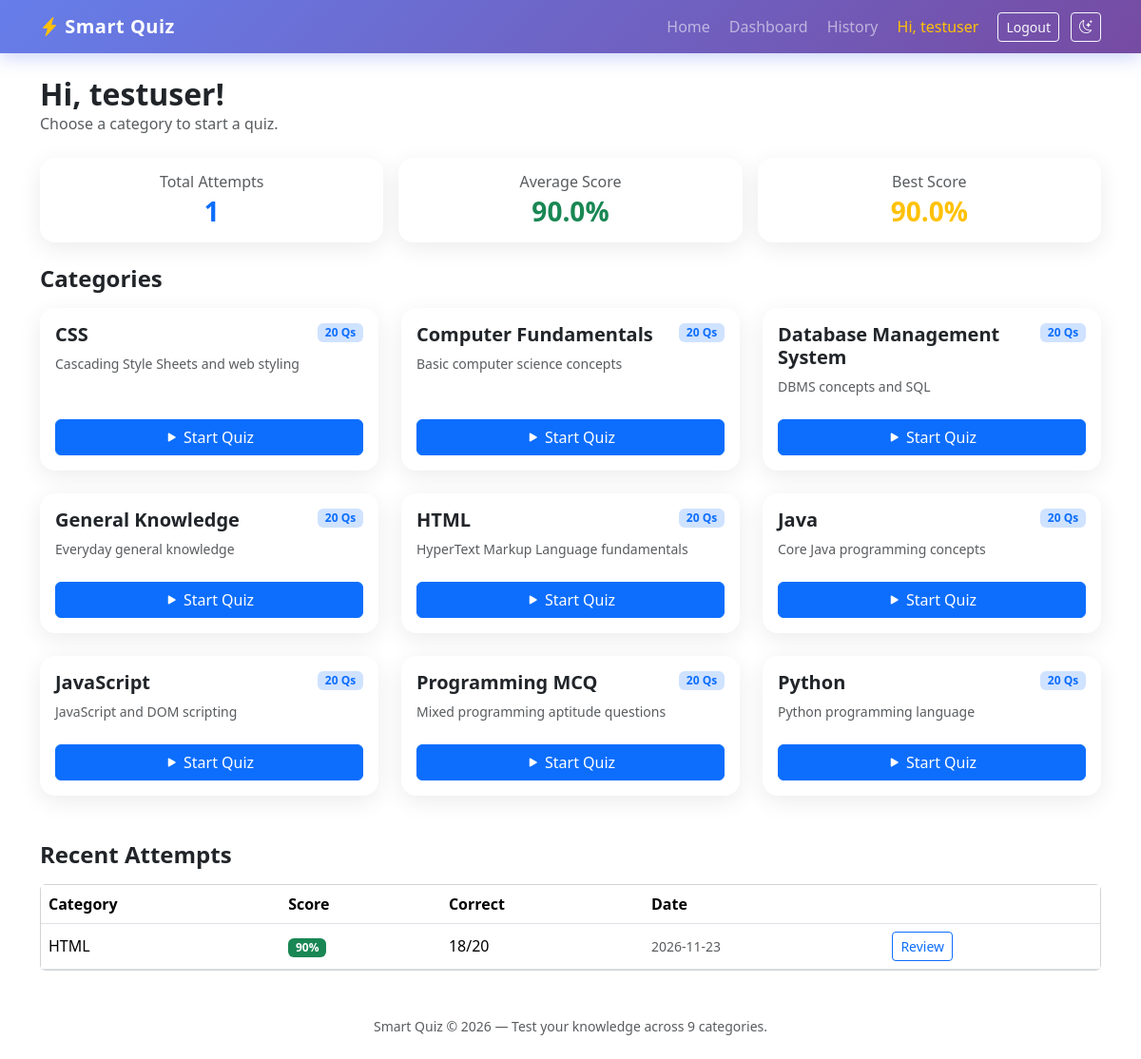
The app's page /dashboard (signed in) with its own data.
### tables this page shows
CREATE TABLE categories (
            id INTEGER PRIMARY KEY AUTOINCREMENT,
            name TEXT UNIQUE NOT NULL,
            description TEXT DEFAULT '',
            created_at TEXT NOT NULL
        );

CREATE TABLE results (
            id INTEGER PRIMARY KEY AUTOINCREMENT,
            user_id INTEGER NOT NULL,
            category_id INTEGER NOT NULL,
            total_questions INTEGER NOT NULL,
            correct INTEGER NOT NULL,
            incorrect INTEGER NOT NULL,
            score INTEGER NOT NULL,
            percentage REAL NOT NULL,
            answers TEXT NOT NULL,
            created_at TEXT NOT NULL,
            FOREIGN KEY (user_id) REFERENCES users(id) ON DELETE CASCADE,
            FOREIGN KEY (category_id) REFERENCES categories(id) ON DELETE CASCADE
        );

### app.py (the view)
@app.route("/dashboard")
@login_required
def dashboard():
    db = get_db()
    categories = db.execute(
        """SELECT c.*, COUNT(q.id) AS question_count
           FROM categories c LEFT JOIN questions q ON q.category_id = c.id
           GROUP BY c.id ORDER BY c.name"""
    ).fetchall()
    stats = db.execute(
        """SELECT COUNT(*) AS attempts,
                  COALESCE(AVG(percentage),0) AS avg_score,
                  COALESCE(MAX(percentage),0) AS best_score
           FROM results WHERE user_id = ?""",
        (session["user_id"],),
    ).fetchone()
    recent = db.execute(
        """SELECT r.*, c.name AS category_name
           FROM results r JOIN categories c ON c.id = r.category_id
           WHERE r.user_id = ? ORDER BY r.created_at DESC LIMIT 5""",
        (session["user_id"],),
    ).fetchall()
    return render_template(
        "dashboard.html", categories=categories, stats=stats, recent=recent
    )

### app.py (called while the page is built)
def get_db():
    if "db" not in g:
        g.db = sqlite3.connect(app.config["DATABASE"])
        g.db.row_factory = sqlite3.Row
        g.db.execute("PRAGMA foreign_keys = ON")
    return g.db

def login_required(f):
    @wraps(f)
    def decorated(*args, **kwargs):
        if "user_id" not in session:
            flash("Please log in to continue.", "warning")
            return redirect(url_for("login"))
        return f(*args, **kwargs)
    return decorated

@app.context_processor
def inject_globals():
    return {"now_year": datetime.utcnow().year}

### templates/dashboard.html (shortened to what this page needs)
{% extends "base.html" %}
{% block content %}
<div class="d-flex justify-content-between align-items-center mb-4">
  <div>
    <h2 class="fw-bold mb-0">Hi, {{ session.get('username') }}!</h2>
    <p class="text-muted mb-0">Choose a category to start a quiz.</p>
  </div>
</div>
<div class="row g-3 mb-4">
  <div class="col-md-4">
    <div class="card stat-card p-3 text-center">
      <h6 class="text-muted mb-1">Total Attempts</h6>
      <h3 class="fw-bold text-primary mb-0">{{ stats.attempts }}</h3>
    </div>
  </div>
  <div class="col-md-4">
    <div class="card stat-card p-3 text-center">
      <h6 class="text-muted mb-1">Average Score</h6>
      <h3 class="fw-bold text-success mb-0">{{ "%.1f"|format(stats.avg_score) }}%</h3>
    </div>
  </div>
  <div class="col-md-4">
    <div class="card stat-card p-3 text-center">
      <h6 class="text-muted mb-1">Best Score</h6>
      <h3 class="fw-bold text-warning mb-0">{{ "%.1f"|format(stats.best_score) }}%</h3>
    </div>
  </div>
</div>
<h4 class="fw-bold mb-3">Categories</h4>
<div class="row g-4 mb-5">
  {% for cat in categories %}
  <div class="col-md-6 col-lg-4">
    <div class="card category-card h-100">
      <div class="card-body d-flex flex-column">
        <div class="d-flex justify-content-between align-items-start">
          <h5 class="card-title fw-bold">{{ cat.name }}</h5>
          <span class="badge bg-primary-subtle text-primary">{{ cat.question_count }} Qs</span>
        </div>
        <p class="card-text text-muted small flex-grow-1">{{ cat.description }}</p>
        <a href="{{ url_for('quiz', category_id=cat.id) }}" class="btn btn-primary mt-2">
          <i class="bi bi-play-fill"></i> Start Quiz
        </a>
      </div>
    </div>
  </div>
  {% endfor %}
</div>
{% if recent %}
<h4 class="fw-bold mb-3">Recent Attempts</h4>
<div class="card">
  <div class="table-responsive">
    <table class="table table-hover mb-0 align-middle">
      <thead><tr><th>Category</th><th>Score</th><th>Correct</th><th>Date</th><th></th></tr></thead>
      <tbody>
        {% for r in recent %}
        <tr>
          <td>{{ r.category_name }}</td>
          <td><span class="badge {{ 'bg-success' if r.percentage >= 60 else 'bg-danger' }}">{{ "%.0f"|format(r.percentage) }}%</span></td>
          <td>{{ r.correct }}/{{ r.total_questions }}</td>
          <td class="text-muted small">{{ r.created_at[:10] }}</td>
          <td><a href="{{ url_for('result', result_id=r.id) }}" class="btn btn-sm btn-outline-primary">Review</a></td>
        </tr>
        {% endfor %}
      </tbody>
    </table>
  </div>
</div>
{% endif %}
{% endblock %}

### static/css/style.css (style rules this page uses)
:root { --brand-gradient: linear-gradient(135deg, #667eea 0%, #764ba2 100%); }
body { min-height: 100vh; font-family: 'Segoe UI', system-ui, -apple-system, sans-serif; }
.stat-card, .category-card, .auth-card, .result-card { border: none; border-radius: 1rem; box-shadow: 0 6px 24px rgba(0,0,0,0.08); transition: transform 0.25s ease, box-shadow 0.25s ease; }
.card, .stat-card { animation: fadeSlideUp 0.4s ease both; }

### records on screen
categories: name "CSS", question_count "20", description "Cascading Style Sheets and web styling"
categories: name "Computer Fundamentals", question_count "20", description "Basic computer science concepts"
categories: name "Database Management System", question_count "20", description "DBMS concepts and SQL"
categories: name "General Knowledge", question_count "20", description "Everyday general knowledge"
categories: name "HTML", question_count "20", description "HyperText Markup Language fundamentals"
categories: name "Java", question_count "20", description "Core Java programming concepts"
categories: name "JavaScript", question_count "20", description "JavaScript and DOM scripting"
categories: name "Programming MCQ", question_count "20", description "Mixed programming aptitude questions"
categories: name "Python", question_count "20", description "Python programming language"
results: category_name "HTML", percentage "90", correct "18", total_questions "20", created_at "2026-11-23"

### other values on screen
{{ session.get('username') }} "testuser"
{{ stats.attempts }} "1"
{{ "%.1f"|format(stats.avg_score) }} "90.0"
{{ "%.1f"|format(stats.best_score) }} "90.0"
